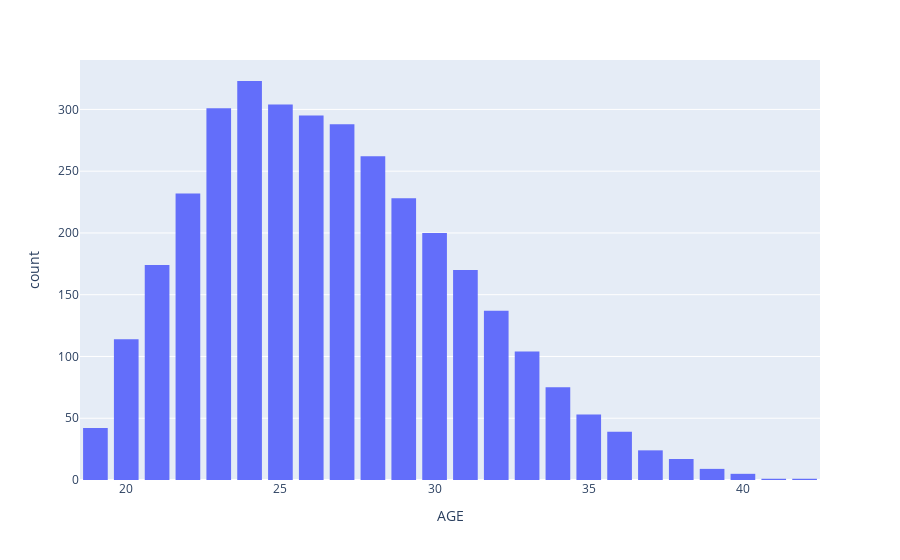

The code cell stored with this chart in its notebook:
### Markdown cell above
<h2> First we will look at the age distrobusion of NBA Players </h2>

### Code cell
fig = px.histogram(players_df, x="AGE")
fig.update_layout(bargroupgap=0.2)
fig.show()

### Figure 1 — Plotly figure (JSON) as saved in the notebook; plotly's stock layout.template omitted (floating-point values rounded to 4 significant figures; data arrays with more than 128 entries replaced by an {"elided": "..."} marker saying what was removed)
{"data": [{"alignmentgroup": "True", "bingroup": "x", "hovertemplate": "AGE=%{x}<br>count=%{y}<extra></extra>", "legendgroup": "", "marker": {"color": "#636efa"}, "name": "", "offsetgroup": "", "orientation": "v", "showlegend": false, "type": "histogram", "x": {"elided": "3398 int values"}, "xaxis": "x", "yaxis": "y"}], "layout": {"bargroupgap": 0.2, "barmode": "relative", "legend": {"tracegroupgap": 0}, "margin": {"t": 60}, "xaxis": {"anchor": "y", "domain": [0, 1], "title": {"text": "AGE"}}, "yaxis": {"anchor": "x", "domain": [0, 1], "title": {"text": "count"}}}}
